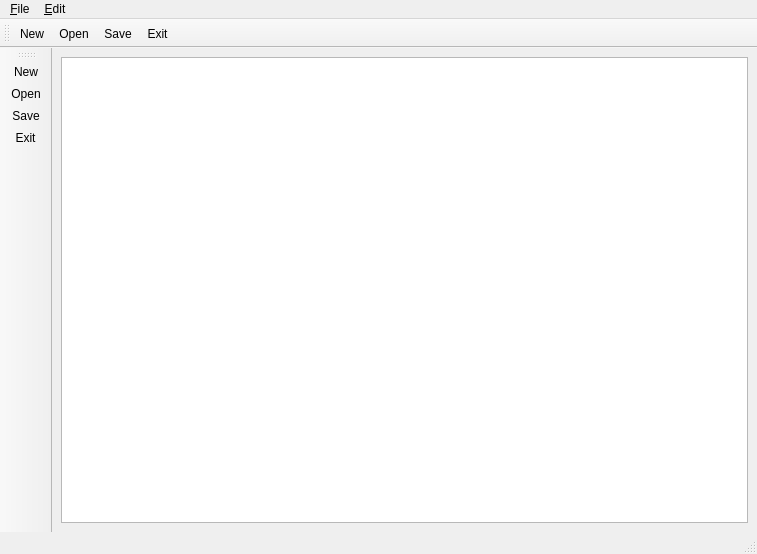
<?xml version="1.0" encoding="UTF-8"?>
<ui version="4.0">
 <class>MainWindow</class>
 <widget class="QMainWindow" name="MainWindow">
  <property name="geometry">
   <rect>
    <x>0</x>
    <y>0</y>
    <width>757</width>
    <height>554</height>
   </rect>
  </property>
  <property name="windowTitle">
   <string>MainWindow</string>
  </property>
  <widget class="QWidget" name="centralwidget">
   <layout class="QVBoxLayout" name="verticalLayout">
    <item>
     <widget class="QTextEdit" name="textEdit"/>
    </item>
   </layout>
  </widget>
  <widget class="QMenuBar" name="menubar">
   <property name="geometry">
    <rect>
     <x>0</x>
     <y>0</y>
     <width>757</width>
     <height>23</height>
    </rect>
   </property>
   <widget class="QMenu" name="menuFile">
    <property name="title">
     <string>&amp;File</string>
    </property>
    <widget class="QMenu" name="menuOpen_Recent">
     <property name="title">
      <string>Open &amp;Recent</string>
     </property>
     <addaction name="actionOpen_All"/>
    </widget>
    <addaction name="action_New"/>
    <addaction name="action_Open"/>
    <addaction name="menuOpen_Recent"/>
    <addaction name="action_Save"/>
    <addaction name="action_Exit"/>
   </widget>
   <widget class="QMenu" name="menu_Edit">
    <property name="title">
     <string>&amp;Edit</string>
    </property>
    <addaction name="action_Find_Replece"/>
   </widget>
   <addaction name="menuFile"/>
   <addaction name="menu_Edit"/>
  </widget>
  <widget class="QStatusBar" name="statusbar"/>
  <widget class="QToolBar" name="toolBar">
   <property name="windowTitle">
    <string>toolBar</string>
   </property>
   <attribute name="toolBarArea">
    <enum>TopToolBarArea</enum>
   </attribute>
   <attribute name="toolBarBreak">
    <bool>false</bool>
   </attribute>
   <addaction name="action_New"/>
   <addaction name="action_Open"/>
   <addaction name="action_Save"/>
   <addaction name="action_Exit"/>
  </widget>
  <widget class="QToolBar" name="toolBar_2">
   <property name="windowTitle">
    <string>toolBar_2</string>
   </property>
   <attribute name="toolBarArea">
    <enum>LeftToolBarArea</enum>
   </attribute>
   <attribute name="toolBarBreak">
    <bool>false</bool>
   </attribute>
   <addaction name="action_New"/>
   <addaction name="action_Open"/>
   <addaction name="action_Save"/>
   <addaction name="action_Exit"/>
  </widget>
  <action name="action_New">
   <property name="icon">
    <iconset>
     <normaloff>../硬盘1备份文件/新建/安徽妹子/周坤/XHS_163111698598103cb62c9-8f79-3324-94e5-212ff36e6ef3.jpg</normaloff>../硬盘1备份文件/新建/安徽妹子/周坤/XHS_163111698598103cb62c9-8f79-3324-94e5-212ff36e6ef3.jpg</iconset>
   </property>
   <property name="text">
    <string>&amp;New...</string>
   </property>
   <property name="toolTip">
    <string>New a Document</string>
   </property>
   <property name="shortcut">
    <string>Ctrl+N</string>
   </property>
  </action>
  <action name="action_Open">
   <property name="icon">
    <iconset>
     <normaloff>../硬盘1备份文件/新建/安徽妹子/周坤/hdImg_b56b81165f8f4232f55c0a6c91c2be1a1561081400503.jpg</normaloff>../硬盘1备份文件/新建/安徽妹子/周坤/hdImg_b56b81165f8f4232f55c0a6c91c2be1a1561081400503.jpg</iconset>
   </property>
   <property name="text">
    <string>&amp;Open...</string>
   </property>
   <property name="toolTip">
    <string>Open a Document</string>
   </property>
   <property name="shortcut">
    <string>Ctrl+O</string>
   </property>
  </action>
  <action name="action_Save">
   <property name="icon">
    <iconset>
     <normaloff>../硬盘1备份文件/新建/安徽妹子/周坤/IMG_PITU_20210217_154411.jpg</normaloff>../硬盘1备份文件/新建/安徽妹子/周坤/IMG_PITU_20210217_154411.jpg</iconset>
   </property>
   <property name="text">
    <string>&amp;Save...</string>
   </property>
   <property name="toolTip">
    <string>Save the Current Document</string>
   </property>
   <property name="shortcut">
    <string>Ctrl+S</string>
   </property>
  </action>
  <action name="action_Exit">
   <property name="icon">
    <iconset>
     <normaloff>../硬盘1备份文件/新建/安徽妹子/周坤/IMG_PITU_20210217_154807.jpg</normaloff>../硬盘1备份文件/新建/安徽妹子/周坤/IMG_PITU_20210217_154807.jpg</iconset>
   </property>
   <property name="text">
    <string>&amp;Exit</string>
   </property>
  </action>
  <action name="actionOpen_All">
   <property name="text">
    <string>Open All</string>
   </property>
  </action>
  <action name="action_Find_Replece">
   <property name="text">
    <string>&amp;Find And Replece</string>
   </property>
   <property name="shortcut">
    <string>Ctrl+F</string>
   </property>
  </action>
 </widget>
 <resources/>
 <connections/>
</ui>
